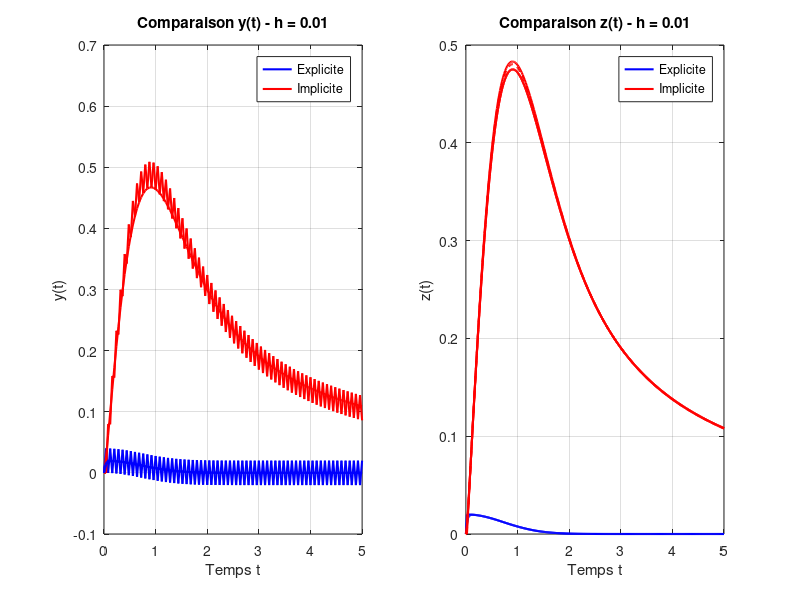

This chart was generated by the following MATLAB code: (Note: this script raises an error after producing the figure.)
clear all; close all;

T_max = 5;
N_values = [125, 250];

for idx = 1:length(N_values)
    N = N_values(idx);
    h = T_max / N;
    t = 0:h:T_max;
    
    Y = zeros(1, N+1);
    Z = zeros(1, N+1);
    Y(1) = 0;
    Z(1) = 0;
    
    for n = 1:N
        Y(n+1) = Y(n) + h * (-50*Y(n) + exp(-t(n)^2));
        Z(n+1) = Z(n) + h * (50*Y(n) - 2*Z(n)^2);
    end
    
    subplot(1, 2, idx);
    plot(t, Y, 'b-', 'LineWidth', 1.5); hold on;
    plot(t, Z, 'r-', 'LineWidth', 1.5);
    xlabel('Temps t');
    ylabel('Concentration');
    title(sprintf('Euler explicite - N = %d (h = %.4f)', N, h));
    legend('y(t)', 'z(t)', 'Location', 'best');
    grid on;

    if N == 250
        fprintf('\nQuestion 2:\n');
        fprintf('Pour N = %d, z(5) = %.5f\n', N, Z(end));
        fprintf('Valeur attendue: 0.10778\n');
    end
end

fprintf('\n\nQuestion 3:\n');
fprintf('Pour approcher z(t=1000) avec le schéma d''Euler explicite:\n');
fprintf('- Le terme e^(-t^2) devient négligeable pour t > 5\n');
fprintf('- Il faudrait N = 1000/h pas de temps\n');
fprintf('- Pour h = 0.04: N = 25000 pas\n');
fprintf('- Pour h = 0.01: N = 100000 pas\n');
fprintf('- Le coût calcul devient prohibitif\n');
fprintf('- Le schéma explicite peut être instable pour grands t\n');

%% Question 4
T_max = 5;
h_values = [0.04, 0.01];

for idx = 1:length(h_values)
    h = h_values(idx);
    N = round(T_max / h);
    t = 0:h:T_max;
    
    % Initialize
    Y = zeros(1, N+1);
    Z = zeros(1, N+1);
    Y(1) = 0;
    Z(1) = 0;
    
    % Implicit Euler scheme
    for n = 1:N
        t_next = t(n+1);
        % Y equation (linear, direct solution)
        Y(n+1) = (Y(n) + h * exp(-t_next^2)) / (1 + 50*h);
        
        a = 2*h;
        b = 1;
        c = -Z(n) - 50*h*Y(n+1);
        
        discriminant = b^2 - 4*a*c;
        Z(n+1) = (-b + sqrt(discriminant)) / (2*a);
    end
    
    subplot(1, 2, idx);
    plot(t, Y, 'b-', 'LineWidth', 1.5); hold on;
    plot(t, Z, 'r-', 'LineWidth', 1.5);
    xlabel('Temps t');
    ylabel('Concentration');
    title(sprintf('Euler implicite - h = %.2f', h));
    legend('y(t)', 'z(t)', 'Location', 'best');
    grid on;
    
    fprintf('h = %.2f: z(5) = %.5f\n', h, Z(end));
end

%% Comparison with explicit Euler
fprintf('\n\nComparaison Euler explicite vs implicite:\n');

h_comp = 0.01;
N_comp = round(T_max / h_comp);
t_comp = 0:h_comp:T_max;

% Explicit Euler
Y_exp = zeros(1, N_comp+1);
Z_exp = zeros(1, N_comp+1);
for n = 1:N_comp
    Y_exp(n+1) = Y_exp(n) + h_comp * (-50*Y_exp(n) + exp(-t_comp(n)^2));
    Z_exp(n+1) = Z_exp(n) + h_comp * (50*Y_exp(n) - 2*Z_exp(n)^2);
end

% Implicit Euler
Y_imp = zeros(1, N_comp+1);
Z_imp = zeros(1, N_comp+1);
for n = 1:N_comp
    t_next = t_comp(n+1);
    Y_imp(n+1) = (Y_imp(n) + h_comp * exp(-t_next^2)) / (1 + 50*h_comp);
    a = 2*h_comp;
    b = 1;
    c = -Z_imp(n) - 50*h_comp*Y_imp(n+1);
    Z_imp(n+1) = (-b + sqrt(b^2 - 4*a*c)) / (2*a);
end

subplot(1, 2, 1);
plot(t_comp, Y_exp, 'b--', 'LineWidth', 1.5); hold on;
plot(t_comp, Y_imp, 'b-', 'LineWidth', 1.5);
xlabel('Temps t');
ylabel('y(t)');
title('Comparaison y(t) - h = 0.01');
legend('Explicite', 'Implicite');
grid on;

subplot(1, 2, 2);
plot(t_comp, Z_exp, 'r--', 'LineWidth', 1.5); hold on;
plot(t_comp, Z_imp, 'r-', 'LineWidth', 1.5);
xlabel('Temps t');
ylabel('z(t)');
title('Comparaison z(t) - h = 0.01');
legend('Explicite', 'Implicite');
grid on;

%% Question 5: z(t=1000) with implicit Euler
fprintf('\n\nQuestion 5: Approximation de z(1000) avec Euler implicite\n');

T_max_long = 1000;
h = 0.05;
N_long = round(T_max_long / h);

Y = 0;
Z = 0;

for n = 1:N_long
    t_next = n * h;
    Y = (Y + h * exp(-t_next^2)) / (1 + 50*h);
    a = 2*h;
    b = 1;
    c = -Z - 50*h*Y;
    Z = (-b + sqrt(b^2 - 4*a*c)) / (2*a);
end

fprintf('\nRésultat final:\n');
fprintf('z(1000) ≈ %.6f\n', Z);
fprintf('\nNote: La substance z atteint une valeur d''équilibre à long terme.\n');

%% Exercice 4

apo = 20000000;
R = 6.37e6;
G = 6.67e-11;
m = 5.97e24;
a = G*m;

h = 10
T = 48*24*60*60;
N = T/h

t = 0:h:T;
X1 = zeros(2,N+1);
X1(:,1) = [0;2e7+R];
V1 = zeros(2,N+1);
V1(:,1) = [-3000;0];
E = zeros(2,N+1);


for n = 1:N
        V1(:,n+1) = V(:,n) - h * a*X(:,n)/(norm(X(:,n),2)^3);
        X1(:,n+1) = X(:,n) + h * (V(:,n+1));
        E(:,n+1) = 0.5*m*(norm(V(:,n+1),2))^2;
        A = [1-(h^2)*a/(norm(X(:,n),2)^3) h;-h*a/(norm(X(:,n))^3) 1];
end

subplot(1,2,2)
    plot(t, E, 'r-', 'LineWidth', 1.5);
    xlabel('Temps t');
    ylabel('Energie méca');
    title(sprintf('Euler explicite - N = %d (h = %.4f)', N, h));
    grid on;

subplot(1,2,1)
    plot(X1(1,:), X1(2,:), 'b-', 'LineWidth', 1.5);
    xlabel('Position x');
    ylabel('Position y');
    title(sprintf('Euler explicite - N = %d (h = %.4f)', N, h));
    grid on;